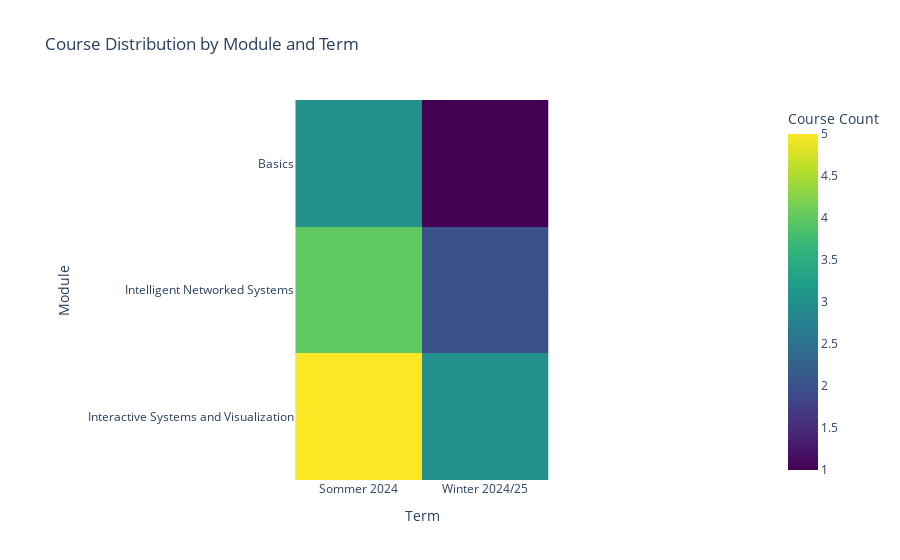

The notebook cell this image was saved under:
### Code cell
# Convert data to DataFrame

# Group and count courses by Encoded_Module and Term
heatmap_data = df.groupby(["encoded_module", "semester"]).size().reset_index(name="count")

# Pivot the data to create a matrix
heatmap_matrix = heatmap_data.pivot(index="encoded_module", columns="semester", values="count").fillna(0)

# Draw Heatmap using Plotly
fig = px.imshow(
    heatmap_matrix,
    labels=dict(x="semester", y="encoded_module", color="count"),
    x=heatmap_matrix.columns,
    y=heatmap_matrix.index,
    color_continuous_scale="Viridis", 
    title="Course Distribution by Module and Term",
)

# Show the heatmap
fig.show()

### Figure 1 — Plotly figure (JSON) as saved in the notebook; plotly's stock layout.template omitted (floating-point values rounded to 4 significant figures)
{"data": [{"coloraxis": "coloraxis", "hovertemplate": "Term: %{x}<br>Module: %{y}<br>Course Count: %{z}<extra></extra>", "name": "0", "type": "heatmap", "x": ["Sommer 2024", "Winter 2024/25"], "xaxis": "x", "y": ["Basics", "Intelligent Networked Systems", "Interactive Systems and Visualization"], "yaxis": "y", "z": [[3, 1], [4, 2], [5, 3]]}], "layout": {"coloraxis": {"colorbar": {"title": {"text": "Course Count"}}, "colorscale": [[0, "#440154"], [0.1111, "#482878"], [0.2222, "#3e4989"], [0.3333, "#31688e"], [0.4444, "#26828e"], [0.5556, "#1f9e89"], [0.6667, "#35b779"], [0.7778, "#6ece58"], [0.8889, "#b5de2b"], [1, "#fde725"]]}, "title": {"text": "Course Distribution by Module and Term"}, "xaxis": {"anchor": "y", "constrain": "domain", "domain": [0, 1], "scaleanchor": "y", "title": {"text": "Term"}}, "yaxis": {"anchor": "x", "autorange": "reversed", "constrain": "domain", "domain": [0, 1], "title": {"text": "Module"}}}}
